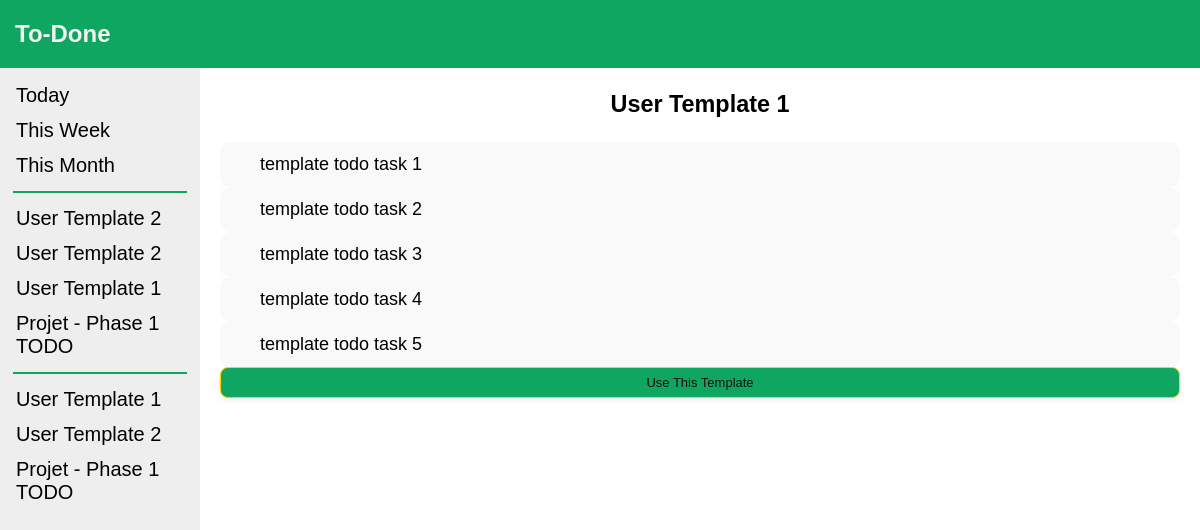
The page /templates/1 on the database as committed earlier.
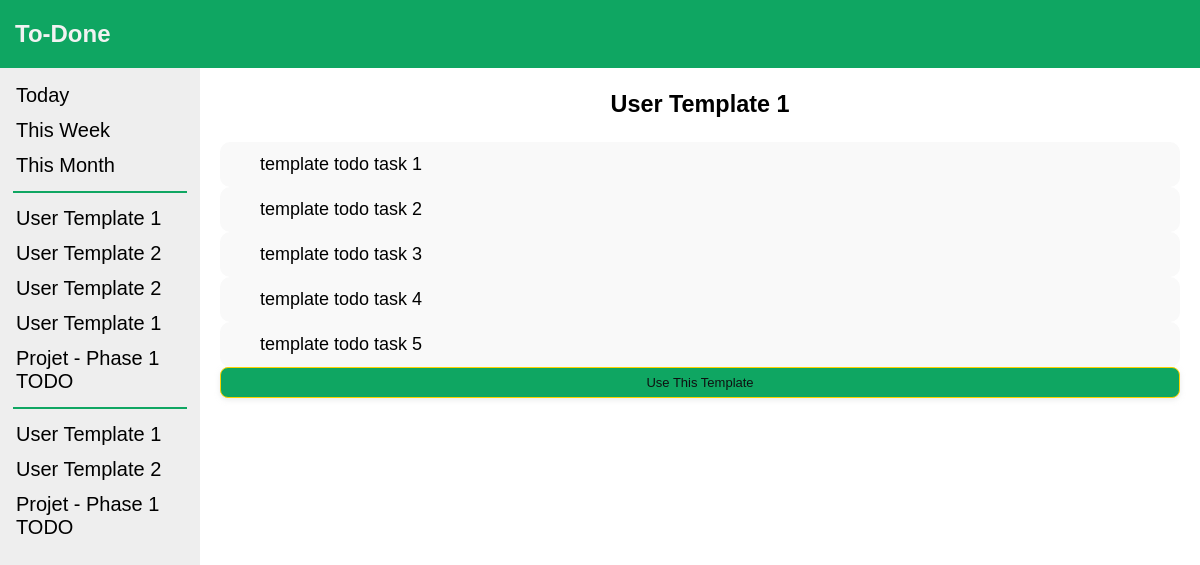
The same page on the database as committed later.
### todo/models.py (models this page shows, shortened)
class List(models.Model):
    title_text = models.CharField(max_length=100)
    created_on = models.DateTimeField()
    updated_on = models.DateTimeField()
    user_id = models.ForeignKey(User, on_delete=models.CASCADE, null=True, blank=True)
    objects = models.Manager()

class Template(models.Model):
    title_text = models.CharField(max_length=100)
    created_on = models.DateTimeField()
    updated_on = models.DateTimeField()
    objects = models.Manager()

class TemplateItem(models.Model):
    item_text = models.CharField(max_length=100)
    created_on = models.DateTimeField()
    template = models.ForeignKey(Template, on_delete=models.CASCADE)
    objects = models.Manager()

### todo/views.py (the view)
# urls.py: path('templates/<int:template_id>', views.template, name='template'),
def template(request, template_id):
    latest_lists = List.objects.order_by('-updated_on')[:5]
    saved_templates = Template.objects.order_by('created_on')
    fetched_template = get_object_or_404(Template, pk=template_id)
    context = {
        'latest_lists': latest_lists,
        'templates': saved_templates,
        'template': fetched_template
    }
    return render(request, 'todo/template.html', context)

### todo/templates/todo/template.html (shortened to what this page needs)
<!DOCTYPE html>
<html lang="en">
<head>
</head>
<body>
    <div class="topbar">
        <h2>To-Done</h2>
    </div>
    <ul class="sidenav">
        <li><a>Today</a></li>
        <li><a>This Week</a></li>
        <li><a>This Month</a></li>
        <hr>
        {% for list in latest_lists %}
            <li><a href="/todo/{{ list.id }}">{{ list.title_text }}</a></li>
        {% endfor %}
        <hr>
        {% for template in templates %}
            <li><a href="/templates/{{ template.id }}">{{ template.title_text }}</a></li>
        {% endfor %}
    </ul>
    <div class="main">
        <h3 style="text-align: center">{{ template.title_text }}</h3>
        <ul id="myUL">
            {% for template_item in template.templateitem_set.all %}
                <li>{{ template_item.item_text }}</li>
            {% endfor %}
            <form action="/todo/new-from-template" method="post">
                <button class="amazon-button" onclick="">Use This Template</button>
            </form>
        </ul>
    </div>
</body>
</html>

Rows that differ between the two databases and show on the page:
added List: title_text "User Template 1"
